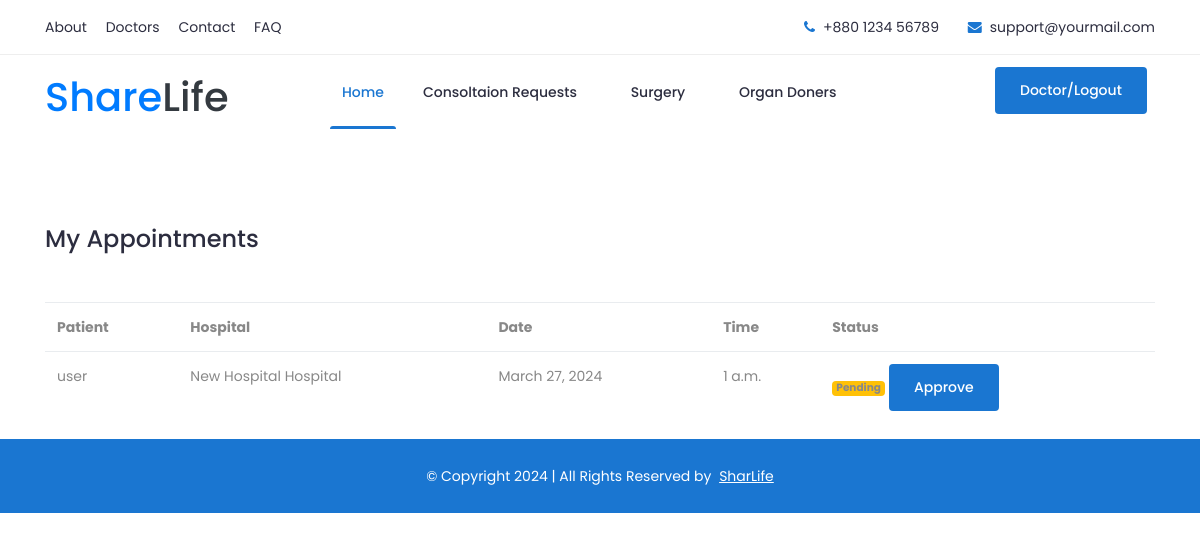
The app's page /Donation/DoctorConsultaion (signed in), older data.
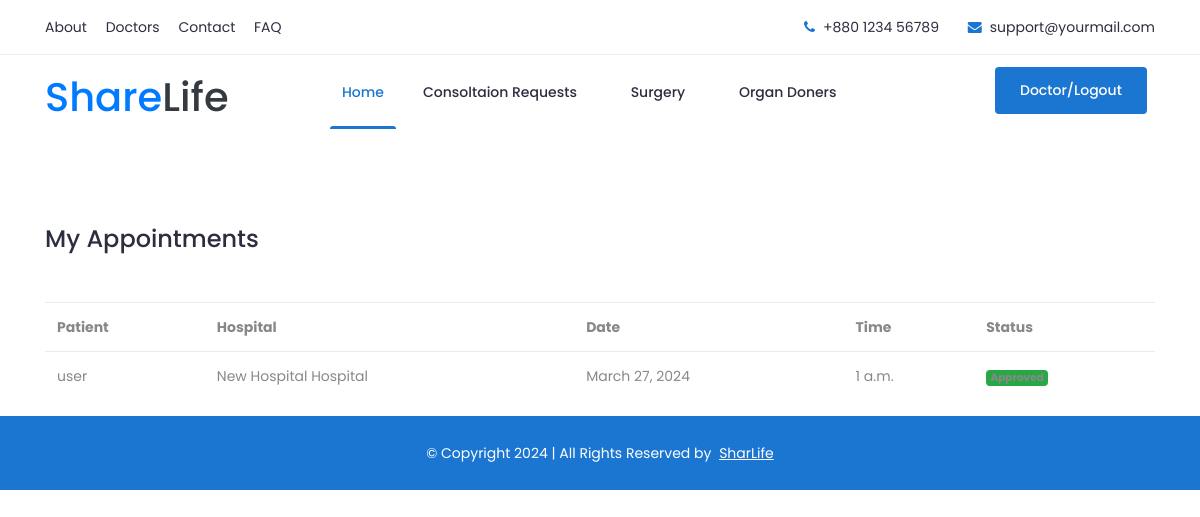
The same page, newer data.
### Donation/models.py (models this page shows, shortened)
class Consutation(models.Model):
    doctor = models.ForeignKey(DoctorProfile, on_delete = models.SET_NULL, null = True)
    hospitel = models.ForeignKey(HospitalProfile, on_delete = models.SET_NULL, null = True)
    patient = models.ForeignKey(User, on_delete = models.CASCADE, null = True)
    date = models.DateField(auto_now_add = False)
    time = models.TimeField(auto_now_add = False)
    approval = models.BooleanField(default = False)

### Home/models.py (models this page shows)
class HospitalProfile(models.Model):
    user = models.ForeignKey(User, on_delete=models.CASCADE,null = True)
    name = models.CharField(max_length=255)
    Address = models.CharField(max_length=255)
    district = models.CharField(max_length=255)
    state = models.CharField(max_length=255)
    phone = models.CharField(max_length=20)
    profile_pic = models.FileField(upload_to="profilepic")
    active = models.BooleanField(default = False)
    def __str__(self):
        return str(self.name) + " Hospital"

### Donation/views.py (the view)
# urls.py: path("DoctorConsultaion",views.DoctorConsultaion,name="DoctorConsultaion"),
def DoctorConsultaion(request):
    consultation = Consutation.objects.filter(doctor__user = request.user)
    context = {
        "consultation":consultation
    }
    return render(request,"doctorconsultaion.html",context)

### templates/doctorconsultaion.html (shortened to what this page needs)
{% extends 'doctorindex.html' %}
{% block content %}
<div class="container mt-5">
        <br><br>
        <h4>My Appointments</h4><br><br>
    <table class="table">
        <tr>
            <th>Patient</th>
            <th>Hospital</th>
            <th>Date</th>
            <th>Time</th>
            <th>Status</th>
        </tr>
        {% for i in consultation %}
        <tr>
            <td>{{i.patient}}</td>
            <td>{{i.hospitel}}</td>
            <td>{{i.date}}</td>
            <td>{{i.time}}</td>
            <td>
                {% if i.approval == False %}
                <span  class="badge bg-warning">Pending</span>
                <a href="{%url 'ApproveConsultationrequest' i.id %}" class="btn btn-sm btn-success">Approve</a>
                {% else %}
                <span class="badge bg-success">Approved</span>
                {% endif %}
            </td>
        </tr>
        {% endfor %}
    </table>
</div>
{% endblock %}

Row changes from the older to the newer data that the page shows:
changed Consutation "user": approval "Pending Approve" → "Approved"
